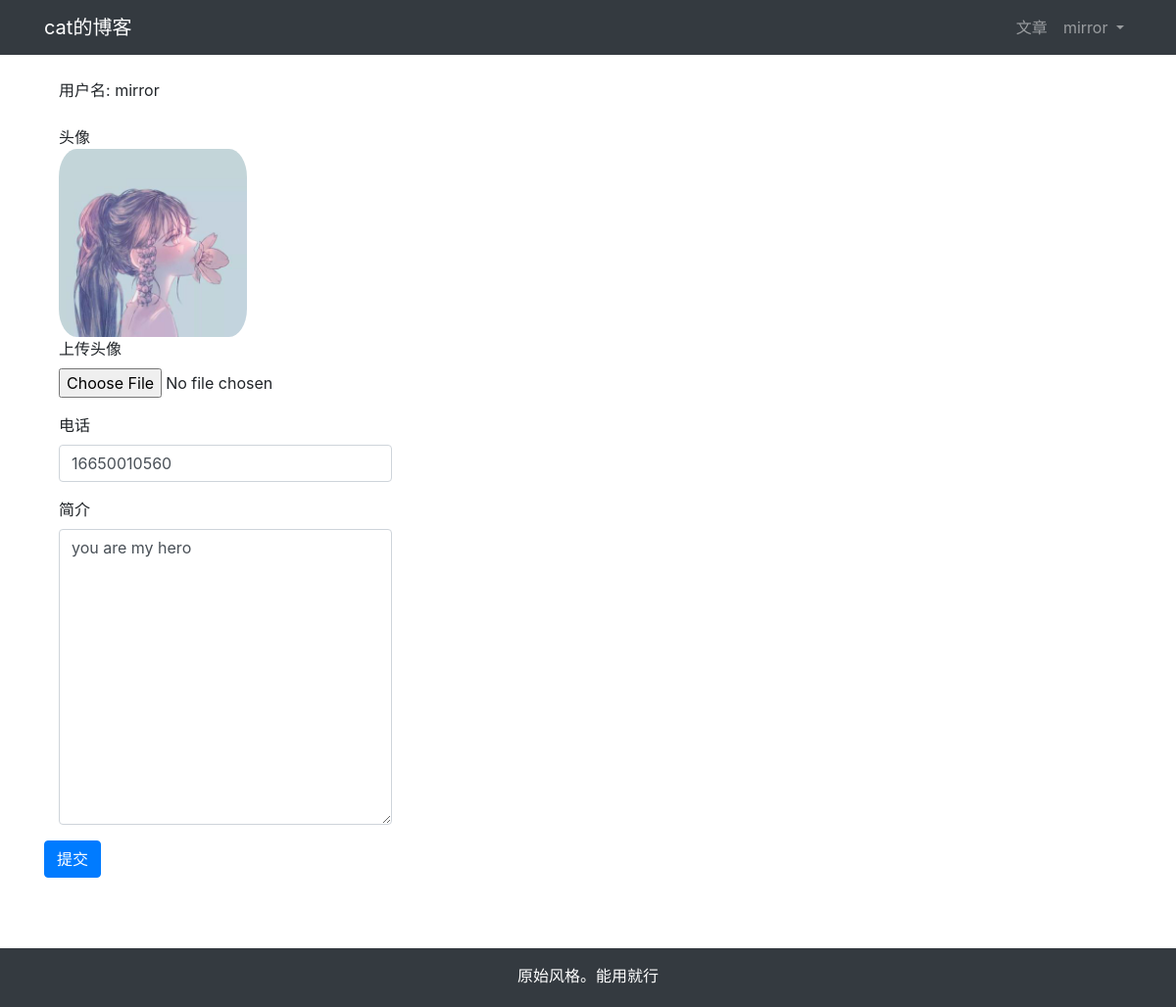
The app's page /userprofile/edit/5/ (signed in) with its own data.
### userprofile/models.py (models this page shows, shortened)
class Profile(models.Model):
    user = models.OneToOneField(User, on_delete=models.CASCADE, related_name='profile')
    phone = models.CharField(max_length=20, blank=True)
    avatar = models.ImageField(upload_to='avatar/%Y%m%d/', blank=True)
    bio = models.TextField(max_length=500, blank=True)

### userprofile/views.py (the view)
@login_required(login_url='/userprofile/login/')
def profile_edit(request, id):
    user = User.objects.get(id=id)
    if Profile.objects.filter(user_id=id).exists():
        profile = Profile.objects.get(user_id=id)
    else:
        profile = Profile.objects.create(user=user)
    if request.method == 'POST':
        if request.user != user:
            return HttpResponse("你没有权限修改此用户信息。")
        profile_form = ProfileForm(request.POST, request.FILES)
        if profile_form.is_valid():
            profile_cd = profile_form.cleaned_data
            profile.phone = profile_cd['phone']
            profile.bio = profile_cd['bio']
            if 'avatar' in request.FILES:
                profile.avatar = profile_cd["avatar"]
            profile.save()
            return redirect("userprofile:edit", id=id)
        else:
            return HttpResponse("注册表单输入有误。请重新输入~")
    elif request.method == 'GET':
        profile_form = ProfileForm()
        context = {'profile_form': profile_form, 'profile': profile, 'user': user}
        return render(request, 'userprofile/edit.html', context)
    else:
        return HttpResponse("请使用GET或POST请求数据")

### userprofile/forms.py
class ProfileForm(forms.ModelForm):
    class Meta:
        model = Profile
        fields = ('phone', 'avatar', 'bio')

### templates/userprofile/edit.html (shortened to what this page needs)
{% extends "base.html" %} {% load staticfiles %}
{% block content %}
<div class="container">
    <div class="row">
        <div class="col-12">
            <br>
            <div class="col-md-4">用户名: {{ user.username }}</div>
            <br>
            {% if profile.avatar %}
                <div class="col-md-4">头像</div>
                <img src="{{ profile.avatar.url }}"
                     style="max-width: 20%;
                      border-radius: 15%;"
                     class="col-md-4">
            {% else %}
                <h5 class="col-md-4">暂无头像</h5>
            {% endif %}
            <br>
                <form method="post" action="." enctype="multipart/form-data">
                    <div class="form-group col-md-4">
                        <label for="avatar">上传头像</label>
                        <input type="file" class="form-control-file" name="avatar" id="avatar">
                    </div>
                <div class="form-group col-md-4">
                    <label for="phone">电话</label>
                    <input type="text" class="form-control" id="phone" name="phone" value="{{ profile.phone }}">
                </div>
                <div class="form-group col-md-4">
                    <label for="bio">简介</label>
                    <textarea type="text" class="form-control" id="bio" name="bio" rows="12">{{ profile.bio }}</textarea>
                </div>
                <button type="submit" class="btn btn-primary">提交</button>
            </form>
        </div>
    </div>
</div>
{% endblock content %}

### templates/header.html (shortened to what this page needs)
<nav class="navbar navbar-expand-lg navbar-dark bg-dark">
    <div class="container">
        <a class="navbar-brand" href="#">cat的博客</a>
        <div>
            <ul class="navbar-nav">
                <li class="nav-item">
                    <a class="nav-link" href="{% url 'article:article_list' %}">文章</a>
                </li>
                {% if user.is_authenticated %}
                <li class="nav-item dropdown">
                    <a class="nav-link dropdown-toggle"
                       href="#"
                       id="navbarDropdown"
                       role="button"
                       data-toggle="dropdown"
                       aria-haspopup="true"
                       aria-expanded="false">
                        {{ user.username }}
                    </a>
                </li>
                {% else %}
                <li class="nav-item">
                    <a class="nav-link" href="{% url 'userprofile:login' %}">登录</a>
                </li>
                {% endif %}
            </ul>
        </div>
    </div>
</nav>

### templates/base.html (style rules this page uses)
html, body { height: 100%; margin: 0; }

### records on screen
Profile: avatar (picture), phone "16650010560", bio "you are my hero"

### other values on screen
{{ user.username }} "mirror"
